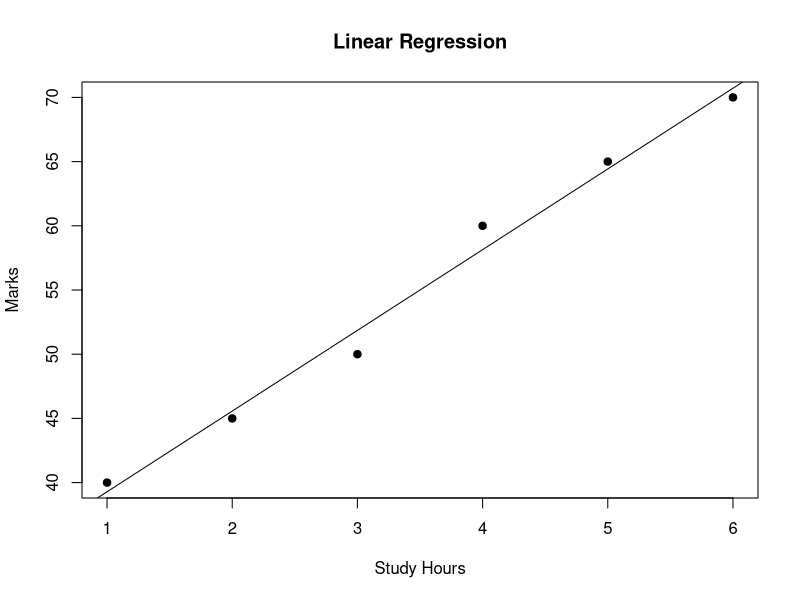
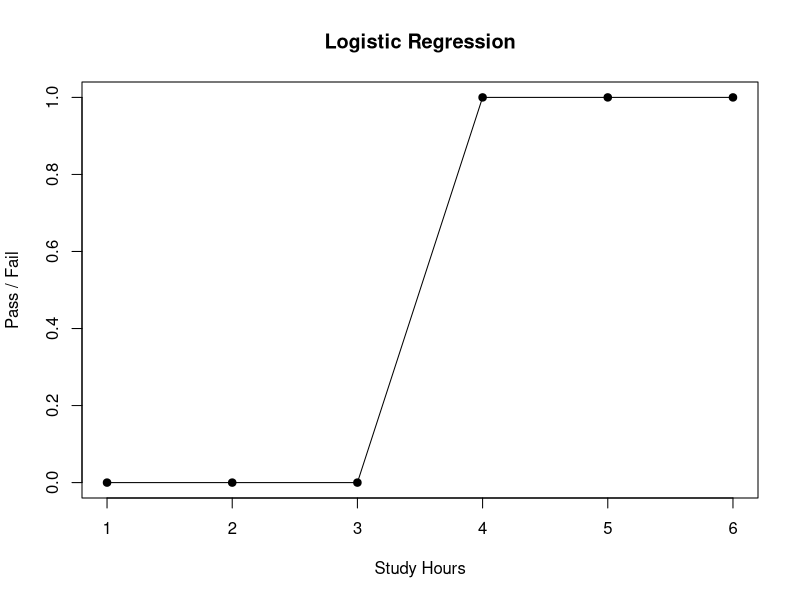
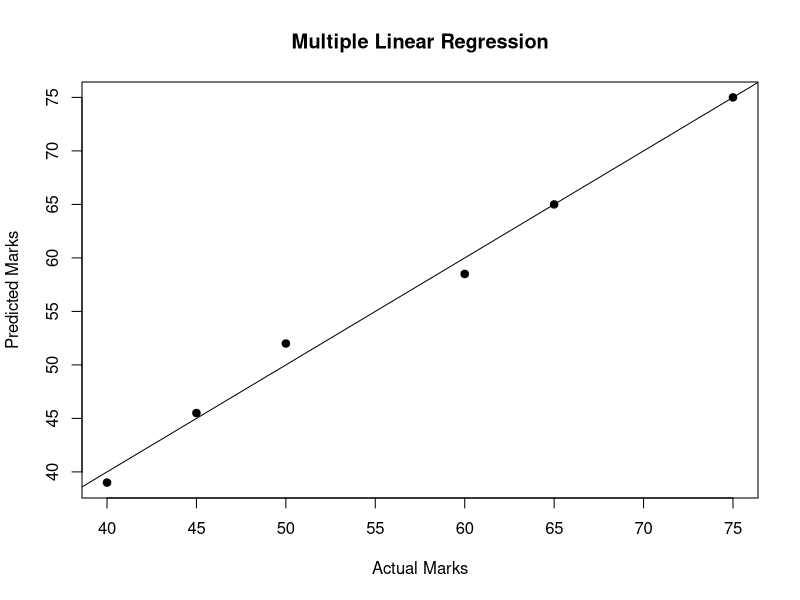

These charts were generated, in order, by the following R code:
# Regression in R

# Linear Regression

hours <- c(1, 2, 3, 4, 5, 6)
marks <- c(40, 45, 50, 60, 65, 70)

# Create model
model <- lm(marks ~ hours)

# Display result
print(model)

# Plot data
plot(hours, marks,
   main = "Linear Regression",
   xlab = "Study Hours",
   ylab = "Marks",
   pch = 19)

# Draw regression line
abline(model)

# Logistic Regression

hours <- c(1, 2, 3, 4, 5, 6)
result <- c(0, 0, 0, 1, 1, 1)

# Create model
model <- glm(result ~ hours,
         family = binomial)

# Display result
print(model)

# Calculate probability
probability <- predict(model,type = "response")

print(probability)

# Plot
plot(hours, result,
    main = "Logistic Regression",
    xlab = "Study Hours",
    ylab = "Pass / Fail",
    pch = 19)

# Draw logistic curve
lines(hours, probability)

# Multiple Linear Regression

hours <- c(1, 2, 3, 4, 5, 6)
attendance <- c(60, 65, 70, 75, 80, 90)
marks <- c(40, 45, 50, 60, 65, 75)

# Create model
model <- lm(marks ~ hours + attendance)

# Display result
print(model)

# Predict marks
predicted <- predict(model)

print(predicted)

# Plot actual vs predicted
plot(marks, predicted,
    main = "Multiple Linear Regression",
    xlab = "Actual Marks",
    ylab = "Predicted Marks",
    pch = 19)

# Draw reference line
abline(0, 1)
